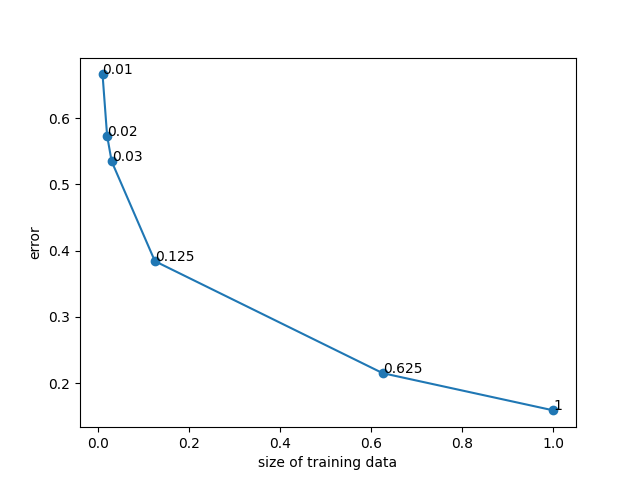

The script that drew this image:
import numpy as np
import pandas as pd
from matplotlib import pyplot as plt
from scipy import stats
from sklearn import preprocessing
from sklearn.metrics import accuracy_score
from sklearn.model_selection import train_test_split


def predict(X_train, X_test, Y_train, k):
    m = X_train.shape[0]
    n = X_test.shape[0]
    y_pred = []

    for i in range(n):
        # print(i)
        distance = []
        for j in range(m):
            d = (np.sqrt(np.sum(np.square(X_test[i, :] - X_train[j, :]))))
            distance.append((d, Y_train[j]))
        distance = sorted(distance)

        neighbors = []
        for item in range(k):
            neighbors.append(distance[item][1][0])
            # print(distance[item][1][0])

        y_pred.append(max(set(neighbors), key=neighbors.count))
        # print(max(set(neighbors), key=neighbors.count))
    return y_pred


data = pd.read_csv('features_3_sec.csv')
data = data.iloc[0:, 1:]

Y = data['label']
X = data.loc[:, data.columns != 'label']

cols = X.columns
print(cols)
scaler = preprocessing.MinMaxScaler()
np_scaled = scaler.fit_transform(X)

X = pd.DataFrame(np_scaled, columns=cols)


X = X.to_numpy()
Y = Y.to_numpy().reshape(data.shape[0], 1)
print(X.shape)
print(Y.shape)
print(type(X))
print(type(Y))

results = {
    0.01: [],
    0.02: [],
    0.03: [],
    0.125: [],
    0.625: [],
    1: []
}
sizes = [0.01, 0.02, 0.03, 0.125, 0.625, 1]

for random_state in range(3):
    print('random_state', random_state)
    X_train, X_test, Y_train, Y_test = train_test_split(X, Y, test_size=0.2, random_state=random_state)

    X_train = np.vstack((np.ones((X_train.shape[0],)), X_train.T)).T
    X_test = np.vstack((np.ones((X_test.shape[0],)), X_test.T)).T

    for size in sizes:
        print('size', size)
        if size != 1:
            _, X_train_frac, _, Y_train_frac = train_test_split(X_train, Y_train, test_size=size,
                                                                random_state=random_state)
        else:
            X_train_frac = X_train
            Y_train_frac = Y_train

        y_pred = predict(X_train_frac, X_test, Y_train_frac, 16)

        error = 1 - accuracy_score(Y_test, y_pred)

        results[size].append(error)

for size in sizes:
    print('average for size', size, 'equals', sum(results[size]) / (len(results[size])))

points = [sum(results[size]) / (len(results[size])) for size in sizes]

print(results)

X = np.array(sizes)
Y = np.array(points)

f, ax = plt.subplots(1)
plt.ylabel("error")
plt.xlabel("size of training data")
plt.scatter(X, Y)
n = [0.01, 0.02, 0.03, 0.125, 0.625, 1]
for i, txt in enumerate(n):
    plt.annotate(txt, (X[i], Y[i]))
plt.plot(X, Y)
plt.show()
